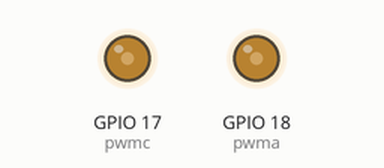
Simulated run of this sketch. Board: ESP32. Shown: output pins drawn as LEDs (lit = HIGH).

Above: at 0.1 s.
Timing chart, 0 to 1.6 s (numbered marks = the images above):
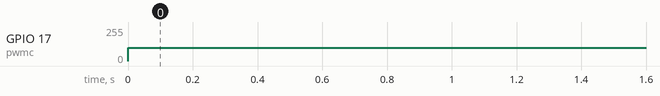

The sketch:

pwmesp32.ino
```cpp
// the number of the LED pin
#define pwma 18  // 16 corresponds to GPIO16
#define pwmb 5 // 17 corresponds to GPIO17
#define pwmc 17  // 5 corresponds to GPIO5
#define pwmd 16  // 5 corresponds to GPIO5

// setting PWM properties
const int freq = 5000;
const int ledChannel = 0;
const int resolution = 8;

void setup() {
  ledcSetup(0, freq, resolution);
  ledcSetup(1, freq, resolution);
  ledcAttachPin(pwma, 0);
  ledcAttachPin(pwmc, 1);
}

void loop() {
  ledcWrite(0, 100);
  ledcWrite(1, 100);
  digitalWrite(pwmb, LOW);
  digitalWrite(pwmd, LOW);

}
```

Measured:
- by itself, GPIO 17 (pwmc): 0/255 → 100/255 at 0.00 s
